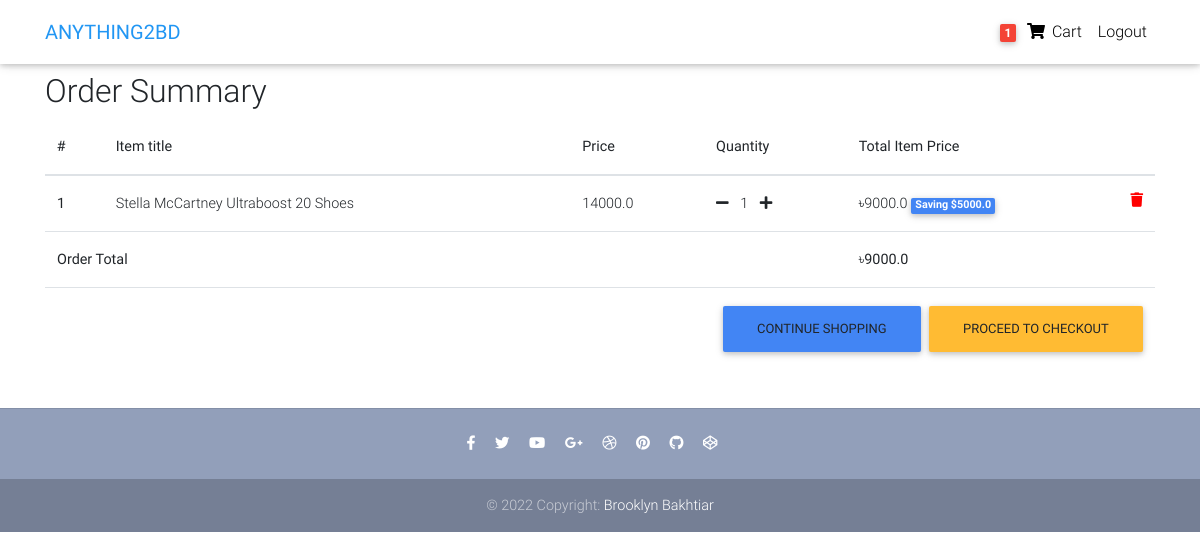
Page /order-summary/ (signed in) on the committed database.
### core/models.py (models this page shows, shortened)
class Order(models.Model):
    user = models.ForeignKey(settings.AUTH_USER_MODEL,
                             on_delete=models.CASCADE)
    ref_code = models.CharField(max_length=20, blank=True, null=True)
    items = models.ManyToManyField(OrderItem)
    start_date = models.DateTimeField(auto_now_add=True)
    ordered_date = models.DateTimeField()
    ordered = models.BooleanField(default=False)
    shipping_address = models.ForeignKey(
        'Address', related_name='shipping_address', on_delete=models.SET_NULL, blank=True, null=True)
    billing_address = models.ForeignKey(
        'Address', related_name='billing_address', on_delete=models.SET_NULL, blank=True, null=True)
    payment = models.ForeignKey(
        'Payment', on_delete=models.SET_NULL, blank=True, null=True)
    coupon = models.ForeignKey(
        'Coupon', on_delete=models.SET_NULL, blank=True, null=True)
    being_delivered = models.BooleanField(default=False)
    received = models.BooleanField(default=False)
    refund_requested = models.BooleanField(default=False)
    refund_granted = models.BooleanField(default=False)
    '''
    1. Item added to cart
    2. Adding a billing address
    (Failed checkout)
    3. Payment
    (Preprocessing, processing, packaging etc.)
    4. Being delivered
    5. Received
    6. Refunds
    '''
    def get_total(self):
        total = 0
        for order_item in self.items.all():
            total += order_item.get_final_price()
        if self.coupon:
            total -= self.coupon.amount
        return total

class OrderItem(models.Model):
    user = models.ForeignKey(settings.AUTH_USER_MODEL,
                             on_delete=models.CASCADE)
    ordered = models.BooleanField(default=False)
    item = models.ForeignKey(Item, on_delete=models.CASCADE)
    quantity = models.IntegerField(default=1)
    def get_total_item_price(self):
        return self.quantity * self.item.price
    def get_total_discount_item_price(self):
        return self.quantity * self.item.discount_price
    def get_amount_saved(self):
        return self.get_total_item_price() - self.get_total_discount_item_price()
    def get_final_price(self):
        if self.item.discount_price:
            return self.get_total_discount_item_price()
        return self.get_total_item_price()

class Item(models.Model):
    title = models.CharField(max_length=100)
    price = models.FloatField()
    discount_price = models.FloatField(blank=True, null=True)
    category = models.CharField(choices=CATEGORY_CHOICES, max_length=2)
    brand = models.CharField(choices=BRAND_CHOICES, max_length=3)
    label = models.CharField(choices=LABEL_CHOICES, max_length=1)
    slug = models.SlugField()
    description = models.TextField()
    image = models.ImageField()
    image = models.ImageField()

### core/views.py (the view)
# urls.py: path('order-summary/', OrderSummaryView.as_view(), name='order-summary'),
class OrderSummaryView(LoginRequiredMixin, View):
    def get(self, *args, **kwargs):
        try:
            order = Order.objects.get(user=self.request.user, ordered=False)
            context = {
                'object': order
            }
            return render(self.request, 'order_summary.html', context)
        except ObjectDoesNotExist:
            messages.warning(self.request, "You do not have an active order")
            return redirect("/")

### core/templatetags/cart_template_tags.py (called while the page is built)
@register.filter
def cart_item_count(user):
    if user.is_authenticated:
        qs = Order.objects.filter(user=user, ordered=False)
        if qs.exists():
            return qs[0].items.count()
    return 0

### templates/order_summary.html (shortened to what this page needs)
{% extends "base.html" %}
{% block content %}
  <main>
    <div class="container">
    <div class="table-responsive text-nowrap">
    <h2>Order Summary</h2>
    <table class="table">
        <thead>
        <tr>
            <th scope="col">#</th>
            <th scope="col">Item title</th>
            <th scope="col">Price</th>
            <th scope="col">Quantity</th>
            <th scope="col">Total Item Price</th>
        </tr>
        </thead>
        <tbody>
        {% for order_item in object.items.all %}
        <tr>
            <th scope="row">{{ forloop.counter }}</th>
            <td>{{ order_item.item.title }}</td>
            <td>{{ order_item.item.price }}</td>
            <td>
                <a href="{% url 'core:remove-single-item-from-cart' order_item.item.slug %}"><i class="fas fa-minus mr-2"></i></a>
                {{ order_item.quantity }}
                <a href="{% url 'core:add-to-cart' order_item.item.slug %}"><i class="fas fa-plus ml-2"></i></a>
            </td>
            <td>
            {% if order_item.item.discount_price %}
                ৳{{ order_item.get_total_discount_item_price }}
                <span class="badge badge-primary">Saving ${{ order_item.get_amount_saved }}</span>
            {% else %}
                ৳{{ order_item.get_total_item_price }}
            {% endif %}
            <a style='color: red;' href="{% url 'core:remove-from-cart' order_item.item.slug %}">
                <i class="fas fa-trash float-right"></i>
            </a>
            </td>
        </tr>
        {% endfor %}
        {% if object.get_total %}
        <tr>
            <td colspan="4"><b>Order Total</b></td>
            <td><b>৳{{ object.get_total }}</b></td>
        </tr>
        <tr>
            <td colspan="5">
            <a class='btn btn-warning float-right ml-2' href='/checkout/'>Proceed to checkout</a>
            <a class='btn btn-primary float-right' href='/'>Continue shopping</a>
            </td>
        </tr>
        {% endif %}
        </tbody>
    </table>
    </div>
    </div>
  </main>
{% endblock content %}

### templates/navbar.html (shortened to what this page needs)
{% load cart_template_tags %}
<nav class="navbar fixed-top navbar-expand-lg navbar-light white scrolling-navbar">
    <div class="container">
      <a class="navbar-brand waves-effect" href="/">
        <strong class="blue-text">ANYTHING2BD<img src=""></strong>
      </a>
      <div class="collapse navbar-collapse" id="navbarSupportedContent">
        <ul class="navbar-nav nav-flex-icons">
          {% if request.user.is_authenticated %}
          <li class="nav-item">
            <a href="{% url 'core:order-summary' %}" class="nav-link waves-effect">
              <span class="badge red z-depth-1 mr-1"> {{ request.user|cart_item_count }} </span>
              <i class="fas fa-shopping-cart"></i>
              <span class="clearfix d-none d-sm-inline-block"> Cart </span>
            </a>
          </li>
          <li class="nav-item">
            <a class="nav-link waves-effect" href="{% url 'account_logout' %}">
              <span class="clearfix d-none d-sm-inline-block"> Logout </span>
            </a>
          </li>
          {% endif %}
        </ul>
      </div>
    </div>
  </nav>

### templates/base.html (style rules this page uses)
html, body, header, .carousel { height: 60vh; }

### rows in the picture
OrderItem: item "Stella McCartney Ultraboost 20 Shoes", item.price "14000.0", quantity "1", get_total_discount_item_price "9000.0", get_amount_saved "5000.0"
Order: get_total "9000.0"

### other values in the picture
{{ request.user|cart_item_count }} "1"
